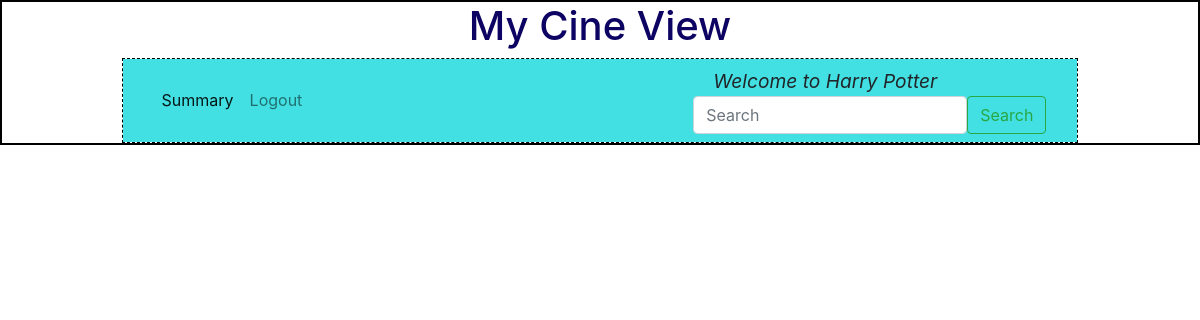
The app's page /edit_venue/5/Harry Potter, older data.
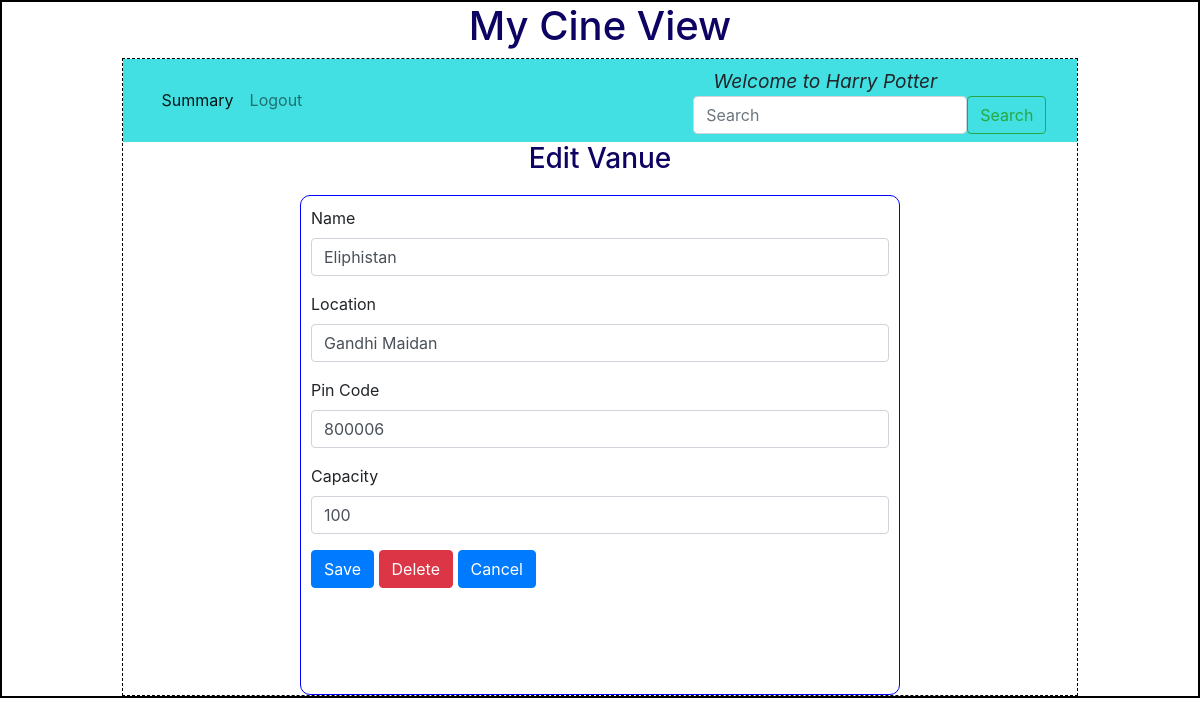
The same page, newer data.
### backend/models.py (models this page shows)
class Theatre(db.Model):
    __tablename__="theatre"
    id=db.Column(db.Integer,primary_key=True)
    name=db.Column(db.String,nullable=False)
    location=db.Column(db.String,nullable=False)
    pin_code=db.Column(db.Integer,nullable=False)
    capacity=db.Column(db.Integer,nullable=False)
    shows=db.relationship("Show",cascade="all,delete",backref="theatre",lazy=True) # Theater can access all of Its shows

### backend/controllers.py (the view, shortened to what this page needs)
@app.route("/edit_venue/<id>/<name>",methods=["GET","POST"])
def edit_venue(id,name):
    v=get_venue(id)
    return render_template("edit_venue.html",venue=v,name=name)

### backend/controllers.py (called while the page is built)
def get_venue(id):
    theatre=Theatre.query.filter_by(id=id).first()
    return theatre

### templates/edit_venue.html
{%extends "admin_layout.html"%}
{%block content%}
        {%if venue%}
            <div class="center"><h3>Edit Vanue</h3></div>
            <form action="/edit_venue/{{venue.id}}/{{name}}" method="POST">
            <div class="input_form">
                <div class="mb-3">
                    <label for="name" class="form-label">Name</label>
                    <input type="text" class="form-control" name="name" id="name" value="{{venue.name}}">
                </div>
                <div class="mb-3">
                    <label for="location" class="form-label">Location</label>
                    <input type="text" class="form-control" name="location" id="location" value="{{venue.location}}">
                </div>
                <div class="mb-3">
                    <label for="pin_code" class="form-label">Pin Code</label>
                    <input type="text" class="form-control" name="pin_code" id="pin_code" value="{{venue.pin_code}}">
                </div>
                <div class="mb-3">
                    <label for="capacity" class="form-label">Capacity</label>
                    <input type="number" class="form-control" name="capacity" id="capacity" value="{{venue.capacity}}">
                </div>
                <div class="mb-3">
                    <button type="submit" text-align="center" class="btn btn-primary">Save</button>
                    <a href ="/delete_venue/{{venue.id}}/{{name}}" type="button" class="btn btn-danger">Delete</a>
                    <a href ="/admin/{{name}}" type="button" class="btn btn-primary">Cancel</a>
                </div>
            </div>
            </form>
        {%endif%}
{%endblock%}

Row changes from the older to the newer data that the page shows:
added Theatre: name "Eliphistan", location "Gandhi Maidan", pin_code "800006", capacity "100"
Text that changed along with them:
text now shown: "Edit Vanue Name Location Pin Code Capacity Save Delete Cancel"
